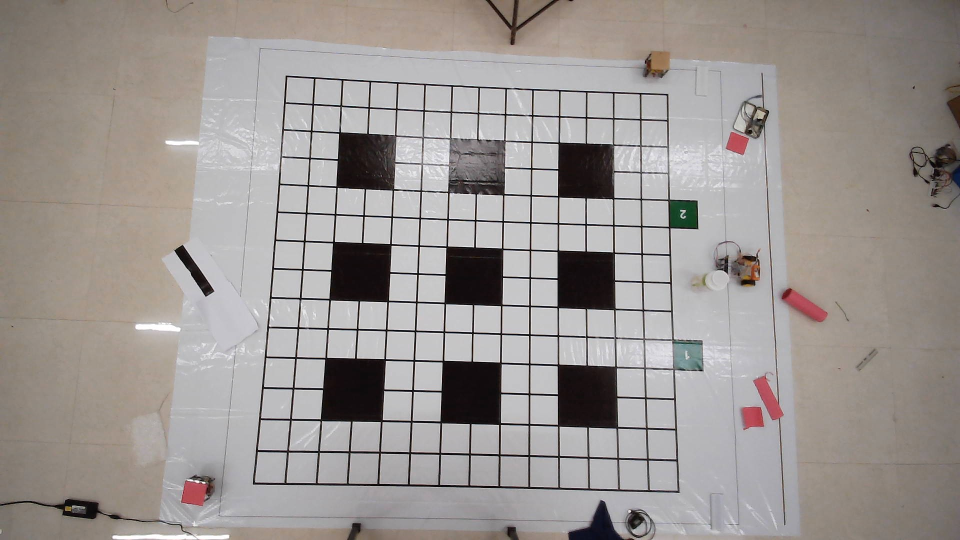
#> input picture img_align.jpg, 1920 x 1080 px, given in place of the camera (shown at 1/2 size)
$ python monitor_shashank_live.py
#> lines starting #> are read from the running program, lines starting #| are printed output that depends on the picture
### Arduino_com_code_fg_car/test_run/final_function.py
##bot coordinate are not accurate
# original lib
import cv2
import time
import imutils
import numpy as np

import argparse

# my lib
#from align_bot import Alignimage
from align_tester import Alignimage
from contour_finder import C_T_iden_fn
#from extract_bot import ExtractBot
from extract_contours import ExtractContour
from grid_maker import GridMaker
from right_rotate import RotateImage
#from image_adjuster import AlignimageADJ
from shape_det import ShapeDetector
from angle import Angle


class BotFinder:
    def __init__(self,img=None):
        self.img = img
        self.BotID = []
        self.bot_angle = []
        self.Bot = {}
        self.AC_orientation = []
        ####################################
        ## extract all the images with center coordinate

    def update_image(self,image):
        self.img = image

    # [100 lines left out: functions detect_bots, get_bot_poses, not called in this run]
#        return self.Bot,self.AC_orientation

### Arduino_com_code_fg_car/test_run/shortest_path_input.py
import cv2
from final_function import BotFinder
import time
import math
import numpy as np
import pandas as pd
import matplotlib.image as mpimg


def min_dist(coord_1,coord_2):
    dist = math.sqrt(  (coord_1[0] - coord_2[0])**2  + (coord_1[1] - coord_2[1])**2  )
    return dist

# [4 lines left out: function test, not called in this run]


# [6 lines that do not run on import are left out]


#h,w = self.image.shape[:2]
#dim = (int(w/2), int(h/2))
#self.image = cv2.resize(self.image, dim)
class matrix_builder:
    def __init__(self,image=None):
        self.image = image
        self.matrix = []
    def update_image(self, image1):
        self.image = image1

    # [97 lines left out: function detect_grid, not called in this run]

    def get_matrix(self):
        return self.matrix
# [11 lines of commented-out code are left out]

### Arduino_com_code_fg_car/test_run/monitor_shashank_live.py
import serial
import math
import numpy as np
from final_function import BotFinder
from shortest_path_input import *
import enum
import cv2
import threading
from collections import deque
import time
import json

class pose2D:
    def __init__(self, x =0,y=0, theta = 0):
        self.x = x
        self.y = y
        self.theta = theta

    def distance(self, p2):
        return math.sqrt((self.x-p2.x)**2 + (self.y-p2.y)**2)

class Command(enum.Enum):
    #right rotate
    Clock_wise = (1,-1)
    #left rotate
    Anti_clock_wise = (-1,1)
    #move forward
    Forward = (1,1)
    #stop
    Stop = (0,0)
    #reached
    Reached = (2,2)
    #dump action
    Dump  = (3,3)


class Status(enum.Enum):
    Not_executed = 0
    Executing = 1
    Executed = 2

class bot:
    # [5 lines left out: function __init__, not called in this run]

class controller:
    def __init__(self):
        self.goal = pose2D()
        self.pose = pose2D()
#> further down, temp_image is the input picture: shape (1080, 1920, 3); mean B, G, R 146.3, 149.5, 155.4
        self.command = Command
        self.angle_threshold = 0.5
        self.distance_threshold = 100
        self.controller_mode = 0 #0 for rotate and move, 1 for pid etc...

    def set_goal(self,goal):
        self.goal = goal

    def set_pose(self,pose):
        self.pose = pose

    # [27 lines left out: function update_command, not called in this run]

    def get_command(self):
        return self.command

class central_monitor:
    def __init__(self):
        self.serial_communicator = None
        self.bot_identifier = BotFinder()
        self.my_controller = controller()
        self.stage_finder = matrix_builder()
        # self.bots = [bot() for i in range(4)]
        # self.cmaeraFeed
        # self.matrixStage
        self.acknowledgements = [True, True, True,True]
        self.bot_ids = ['0122','2010','2210','2121']
        self.debug_bot_ids = []
        self.bot_commands = {'0122':Command.Stop,'2010':Command.Stop,'2210':Command.Stop,'2121':Command.Stop}
        self.bots = {'0122':[0,0,0],'2010':[0,0,0],'2210':[0,0,0],'2121':[0,0,0]}
        self.execution_order = {0:'2210',1:'0122',2:'2010',3:'2121'}
        self.status = {self.bot_ids[0]:Status.Not_executed, self.bot_ids[1]:Status.Not_executed, self.bot_ids[2]:Status.Not_executed, self.bot_ids[3]:Status.Not_executed}
        self.end_process = False

        #image
        self.visualization_image = None
        self.camerafeed = None
        self.point_list = {}

    # [5 lines left out: function initialize_monitor, not called in this run]

    def start_serial_communicator(self,com_port,baudrate):
        self.serial_communicator = serial.Serial(com_port, baudrate)


    def update_image(self, image):
        self.camerafeed = image

    def read_image(self,addr):
        self.camerafeed = cv2.imread(addr)


    def initialize_trajectories(self):
        traj4 = deque([(8,9), (7,9), (6,9),(5,9),(4,9),(3,9),(2,9),(1,9), (1,10), (1,11), (1,12), (1,13), (1,14), (1,15)])
        traj3 = deque([(8,8), (7,8), (6,8),(5,8),(4,8),(3,8),(2,8),(1,8),(0,8),(0,9),(0,10), (0,11), (0,12), (0,13), (0,14), (0,15)])
        traj2 = deque([(8,7), (7,7), (6,7),(5,7),(4,7),(3,7),(2,7),(1,7),(0,7),(0,6),(0,5), (0,4), (0,3), (0,2), (0,1), (0,0)])
        traj1 = deque([(8,6), (7,6), (6,6),(5,6),(4,6),(3,9),(2,6),(1,6), (1,5), (1,4), (1,3), (1,2), (1,1), (1,0)])
        traj4.extend(list(traj4)[len(traj4)::-1])
        traj3.extend(list(traj3)[len(traj3)::-1])
        traj2.extend(list(traj2)[len(traj2)::-1])
        traj1.extend(list(traj1)[len(traj1)::-1])

        self.trajectories = {self.bot_ids[0]: traj1, self.bot_ids[1]:traj2, self.bot_ids[2]:traj3, self.bot_ids[3]:traj4}
        self.temp_trajectories = {self.bot_ids[0]: traj1, self.bot_ids[1]:traj2, self.bot_ids[2]:traj3, self.bot_ids[3]:traj4}


    def load_manual_trajectories(self, bot_id):
        with open("trajectory.txt","r") as fp:
            manual_trajectories = json.load(fp)
        # [9 lines of commented-out code are left out]

        self.temp_trajectories[bot_id] = deque(manual_trajectories[bot_id])


    # [33 lines left out: function click_event, not called in this run]


    def set_manual_trajectories(self):
        self.camerafeed = cv2.resize(self.camerafeed, (0,0),fx = 0.5, fy = 0.5)
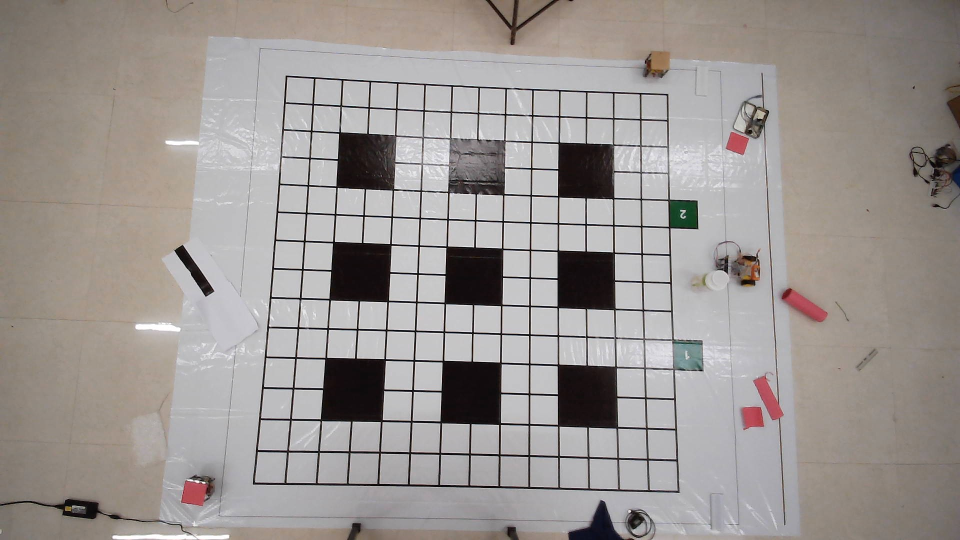
#> self.camerafeed: shape (540, 960, 3); mean B, G, R 146.4, 149.7, 155.5
        bot_ids = ['2210', '0122', '2010', '2121']
        for i in range(4):
            self.visualization_image = self.camerafeed.copy()
            cv2.putText(self.visualization_image, 'set trajectory for bot_id:' + bot_ids[i], (200,50), cv2.FONT_HERSHEY_SIMPLEX, 1, (0,0,255),thickness = 2)
            cv2.imshow('image', self.visualization_image)
            cv2.setMouseCallback('image', self.click_event, param = [bot_ids[i]])
            if cv2.waitKey(0) == ord('q'):
                cv2.destroyAllWindows()
#> this loop made 4 passes; (key q is pressed on pass 1)
#> pass 1, in set_manual_trajectories, `cv2.imshow('image', self.visualization_image)`:
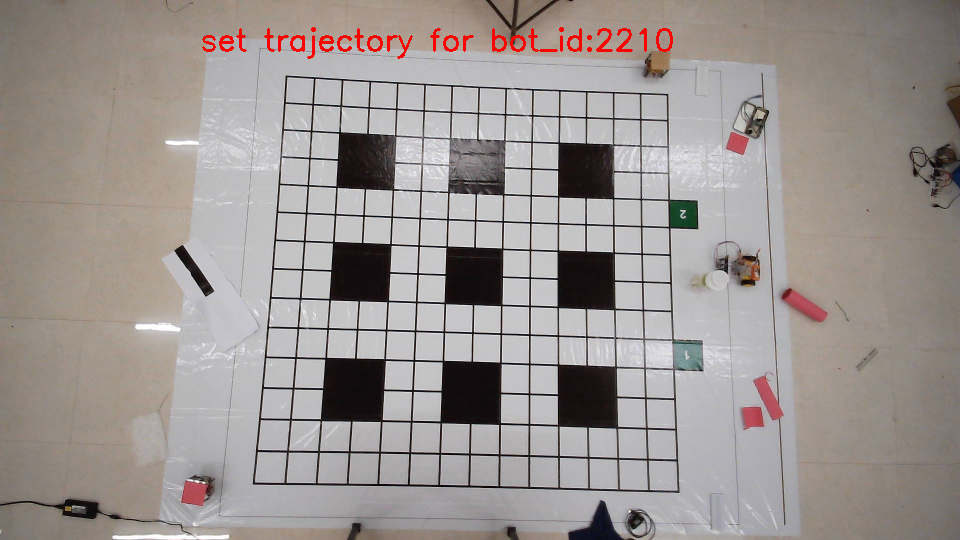
#> window 'image': shape (540, 960, 3); mean B, G, R 145.6, 148.7, 156
#> pass 2, in set_manual_trajectories, `cv2.imshow('image', self.visualization_image)`:
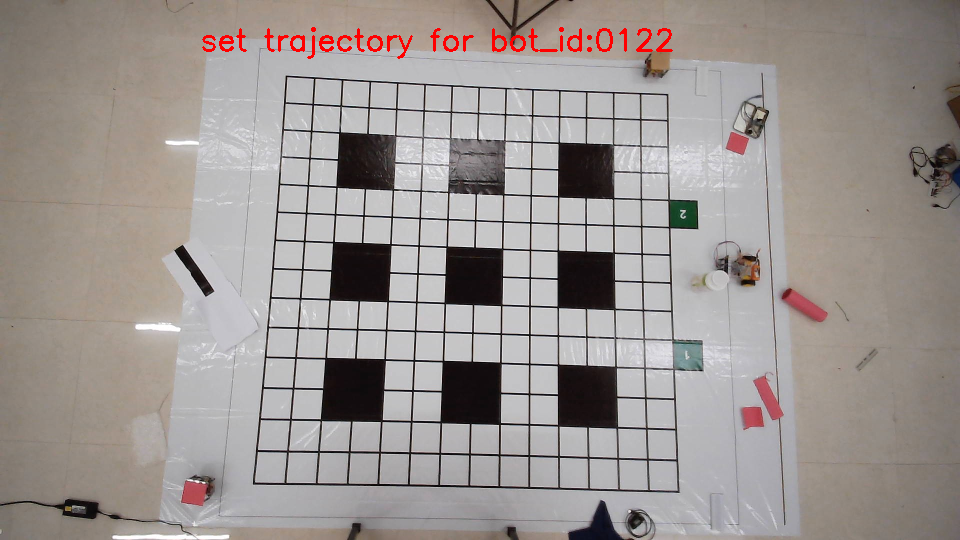
#> window 'image': shape (540, 960, 3); mean B, G, R 145.6, 148.7, 156
                # cv2.imshow('set_trajectory', self.visualization_image)
        with open("trajectory.txt","w") as fp:
            json.dump(self.point_list, fp)
        with open("trajectory.txt","r") as fp:
            temp = json.load(fp)

        print("read data is:",temp)
        cv2.destroyAllWindows()

    #position functions
    # [69 lines left out: functions update_robot_poses_original, update_robot_poses, visualize, show_trajectories, show_trajectory, show_goal, not called in this run]


    def show_bots(self):
        for i in self.bot_ids:
                self.show_bot(i)

    # [101 lines left out: functions show_bot, show_lines_to_goal, show_line_to_goal1, show_line_to_goal, update_stage_coordinates, not called in this run]

    def get_bot_pose(self, bot_id):
        # print(self.bots)
        return(self.bots[bot_id])

    #command functions
    # [152 lines left out: functions get_bot_goal, get_temp_bot_goal, get_bot_command, update_bot_commands, send_msg, send_msgs_thread and 3 more, not called in this run]


test = False #for video
main = False #main block

test2 = True


if test2:
    print("start of code")
    start_time = time.time()
    offset_time = 0
    # image_path = r"D:\Robotics\FlipkartD2C\grid 3.0\test_run\photo12.jpg"
    # image_path = r"D:\Robotics\FlipkartD2C\grid 3.0\ohm_scripts\bot_det\cam_feed2.jpeg"

    stage_image = r"D:\Robotics\FlipkartD2C\grid 3.0\ohm_scripts\bot_det\cam_feed1.jpeg"
    #video_path = 1
    cap = cv2.VideoCapture(1)
    cap.set(3,1920)
    cap.set(4,1080)

    my_monitor = central_monitor()
    my_monitor.serial_communicator = serial.Serial("COM6", 9600)
    # [5 lines of commented-out code are left out]
    ret,temp_image = cap.read()
    print("after cap.read")
    cv2.imshow("Test display", temp_image)
    cv2.waitKey(1000)
    my_monitor.camerafeed = temp_image
    # my_monitor.update_stage_coordinates(temp_image)
    my_monitor.initialize_trajectories()

    build_manual_trajectories = True
    visualize_trajectories = True

    if build_manual_trajectories:
        my_monitor.set_manual_trajectories()
        cv2.waitKey(0)
        cv2.destroyAllWindows()
        my_monitor.load_manual_trajectories('2010')#loads mual trajectories for bot wit this id
#> (the run stopped early here; a loop or call above may not have finished)
